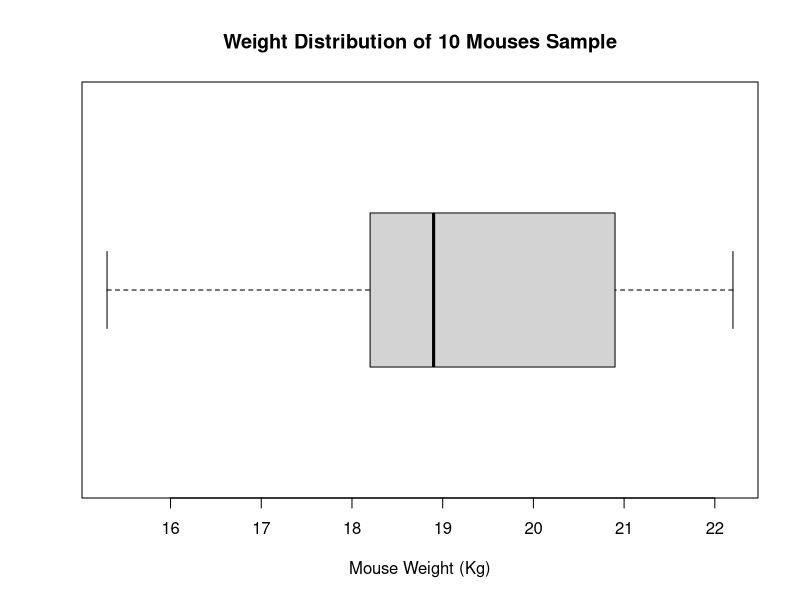
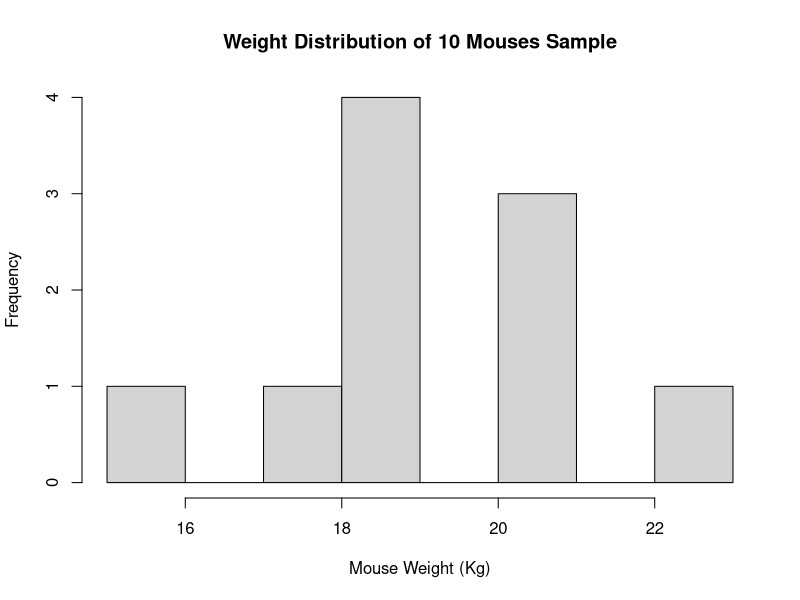

Generate these figures, in order, with R:
### Homework Day 5

### Author: Ahmad Ichsan Baihaqi
### Email: ahmadichsanbaihaqi@gmail.com

set.seed(1234)
my_data = data.frame(name = paste0(rep("M_", 10), 1:10), weight = round(rnorm(10, 20, 2), 1))
# View(my_data)
# View(my_data[order(my_data$weight),])

# just to be sure, my_data value if written down into vector, it'll be looks like this:
# name = c('M_1", "M_2", "M_3", "M_4", "M_5", "M_6", "M_7", "M_8", "M_9", "M_10")
# weight = c(17.6, 20.6, 22.2, 15.3, 20.9, 21.0, 18.9, 18.9, 18.9, 18.2)

# save data for later use
mouse_weight = my_data$weight
total_data = length(mouse_weight)

# find the mean => 19.25
m_mean = mean(mouse_weight)
print(m_mean)

# find the median (Q2) => 18.9
m_median = median(mouse_weight)
print(m_median)

# visualize using boxplot
boxplot(mouse_weight,
        main = "Weight Distribution of 10 Mouses Sample",
        xlab = "Mouse Weight (Kg)",
        horizontal = TRUE)

# Interpretation based on boxplot visualization
# 1. Based on the data, after visualized using boxplot, we can conclude that the ten samples of mouse weight is Negatively Skewed
# 2. This means that most of the mouse weight are distributed to the right
# 3. The median of this data is 18.9 and we got 19.25 for the mean, which is bigger (on the right) than the median. This founding support our statement on point 2
# 4. The line inside the box represents the median, which placed around 19 (the actual median is 18.9) on the boxplot visualization
# 5. Is there any outliers? Based on the boxplot, no. But, let's calculate it!
# Q1 value => 18.375
m_q1 = quantile(mouse_weight, 0.25)
print(m_q1)

# Q3 value => 20.825
m_q3 = quantile(mouse_weight, 0.75)
print(m_q3)

# IQR value => 2.45
m_iqr = m_q3 - m_q1
print(m_iqr)

# lol, there's already a built in function to get the IQR. But, yeah, it's okay
# IQR(mouse_weight)

# Minimum value to define if the data is outliers or not => 14.7
min_m_value = m_q1 - (1.5 * m_iqr)
print(min_m_value)

# Now, find the minimum value in our data => 15.3. This means, the minimum data in our dataset is not lower than the minimum value defined as an outliers
min_m_data = min(mouse_weight)
print(min_m_data)

# Maximum value to define if the data is outliers or not => 24.5
max_m_value = m_q3 + (1.5 * m_iqr)
print(max_m_value)

# Now, find the maximum value in our data => 22.2. This means, the maximum data in our dataset is not bigger than the maximum value defined as an outliers
max_m_data = max(mouse_weight)
print(max_m_data)

# Now, check if there are any outliers => result is FALSE
is_has_outliers = (min_m_data < min_m_value) | (max_m_data > max_m_value)
print(is_has_outliers)

# visualize using histogram
hist(mouse_weight,
    main = "Weight Distribution of 10 Mouses Sample",
    xlab = "Mouse Weight (Kg)")

# Interpretation based on histogram visualization
# 1. Based on the data, after visualized using histogram, we can conclude that the ten samples of mouse weight is following Negative Skew
# 2. This means that most of the mouse weight are distributed to the right
# 3. Also, the median of this data is 18.9 and we got 19.25 for the mean, which is bigger (on the right) than the median. This founding support our statement on point 2
# 4. In short, both boxplot and histogram visualization displayed same information. But, in boxplot, we could gather more information immediately (such as the median value, outliers) rather than using histogram

# One sample t-test
# In this case, I'd like to use 2-tailed t-test

# our mu or H0 is 25
m_mu = 25

t_test_result = t.test(mouse_weight, mu = m_mu)
print(t_test_result)
# Based on the t_test_result, we obtained several information
# 1. t value equal to -9.0783
# 2. df (degree of freedom, which n - 1, where n is total data) equal to 9
# 3. p-value = 7.953e-06
# 4. alternate hypothesis: mouse weight mean not equal to 25
# 5. 95% confidence interval between 17.8172 and 20.6828
# 6. mean of data equal to 19.25

# Based on above information, we could determined if H0 rejected based on p-value.
# H0 rejected if p-value less than 0.05. Since our p-value is 7.953e-06, it means our
# p-value is less than 0.05. So, our H0 rejected, which means that the mean of mouse weight from our data
# is not equal to 25
p_value = t_test_result$p.value
is_mu_rejected = p_value < 0.05
print(is_mu_rejected)

# Another way to determine if H0 rejected or not is by using Statistic Test and t-score
# we are using alpha 5%

# t_score => -9.078319
t_score = t_test_result$statistic
print(t_score)

# Now, let's get critical area, using table
df_table = total_data - 1

# t_table_1 => -2.262157
t_table_1 = qt(p = 0.025, df = df_table)
print(t_table_1)

# t_table_2 => 2.262157
t_table_2 = qt(p = 0.975, df = df_table)
print(t_table_2)

# Now, define if our t_score is in critical area => result is TRUE
is_t_in_critical_area = (t_score < t_table_1) | (t_score > t_table_2)
print(is_t_in_critical_area)

# Based on above calculation and comparison using t-score, we can conclude:
# 1. Our t_score value is in critical area
# 2. Based on point 1, it means our H0 is rejected. So, the mean of mouse weight from our data
# is not equal to 25

